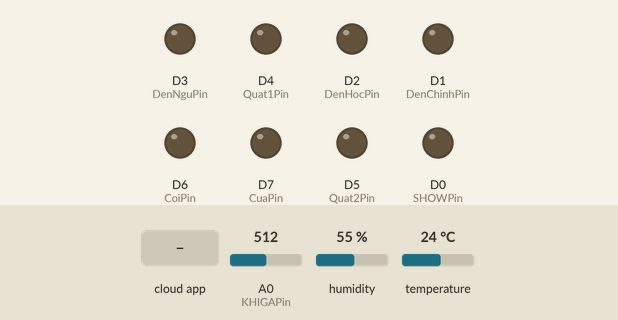
The sketch below on a simulated ESP8266 (NodeMCU). Shown: output pins drawn as LEDs (lit = HIGH). The test bench sets the inputs (shaded band); at power-on: A0 (KHIGAPin) = 512, humidity 55 %, temperature 24 °C. WiFi joins after 1.5 s; servers stay silent unless stated; the Firebase database answers and starts empty; what the sketch prints to the serial monitor is not drawn.

Above: at 2.8 s.
2.9 s: the phone or cloud app sets Cua to ON
At 4.5 s:
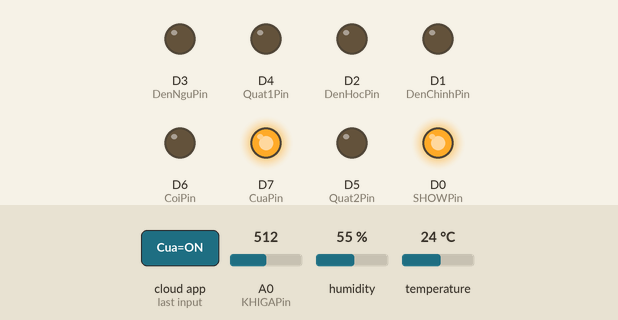
9.5 s: the phone or cloud app sets DenChinh to ON
At 11.4 s:
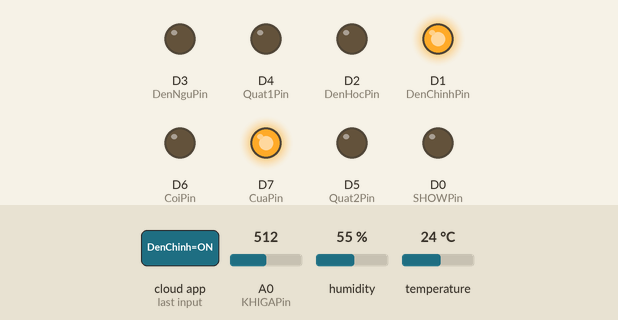
15.0 s: the phone or cloud app sets DenHoc to ON
At 17.4 s:
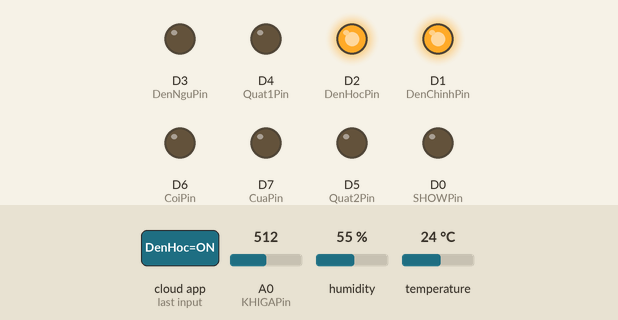
21.9 s: the phone or cloud app sets DenNgu to ON
At 23.7 s:
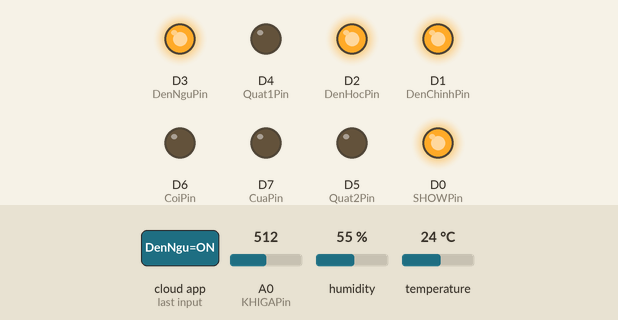
28.8 s: the phone or cloud app sets Quat1 to ON
At 30.5 s:
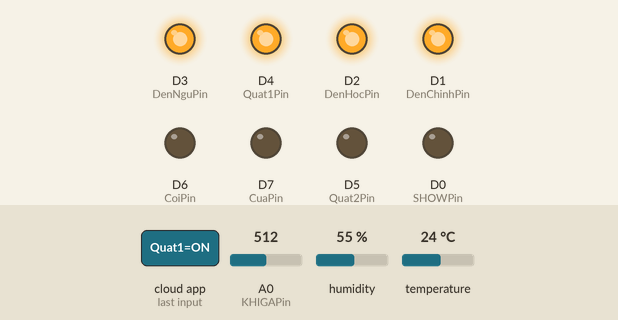
35.7 s: the phone or cloud app sets Quat2 to ON
At 37.3 s:
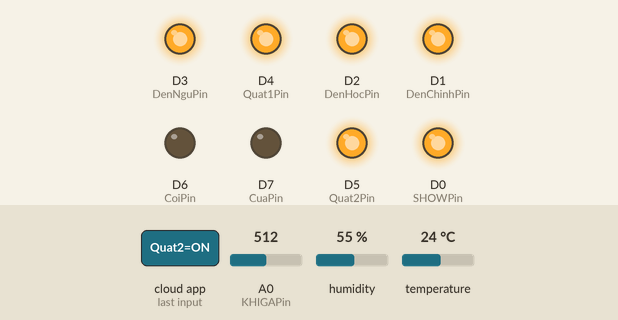
Timing chart, 0 to 43.6 s (numbered marks = the images above; inputs shaded):
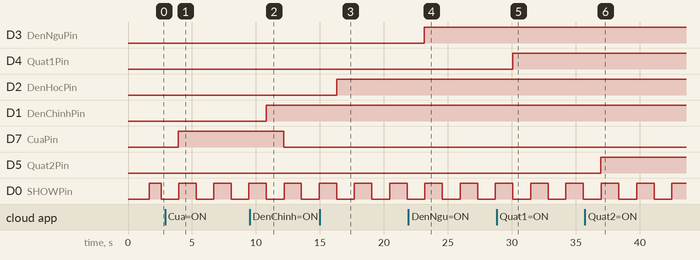

The sketch:

CODE.ino
```cpp
#include <ESP8266WiFi.h>
#include "FirebaseESP8266.h"
#include <ArduinoJson.h>

#define FIREBASE_HOST "vanthosmarthome-default-rtdb.firebaseio.com"
#define FIREBASE_AUTH "POKdg7lMHmPJekr89kZcyUSDLkUstHF1dkp6Mcx2"
#define WIFI_SSID "DuNgrobo"
#define WIFI_PASSWORD "Hoianhdauphong"

#define SHOWPin D0
#define DenChinhPin D1
#define DenHocPin D2
#define DenNguPin D3
#define Quat1Pin D4
#define Quat2Pin D5
#define CoiPin D6
#define CuaPin D7

#define KHIGAPin A0
#include "DHT.h"
#define DHTPIN D8
#define DHTTYPE DHT11
DHT dht(DHTPIN, DHTTYPE);


FirebaseData firebaseData;
String path = "/";
FirebaseJson json;
long long last = 0, timerCua = 0;
int a=1,b=1;

String Cua = "OFF", DenChinh = "OFF", DenHoc = "OFF", DenNgu = "OFF", Quat1 = "OFF", Quat2 = "OFF";
String KhiGa = "45", NhietDo = "28", DoAm = "30";

void ReadDataToFirebase();
void WriteDataToFirebase(String NhietDo, String DoAm, String KhiGa);
void HandleRelay();

void setup()
{
  pinMode(SHOWPin, OUTPUT);
  pinMode(DenChinhPin, OUTPUT);
  pinMode(DenNguPin, OUTPUT);
  pinMode(DenHocPin, OUTPUT);
  pinMode(Quat1Pin, OUTPUT);
  pinMode(Quat2Pin, OUTPUT);
  pinMode(CoiPin, OUTPUT);
  pinMode(CuaPin, OUTPUT);
  Serial.begin(9600);

  digitalWrite(SHOWPin, 0);
  digitalWrite(DenChinhPin, 0);
  digitalWrite(DenNguPin, 0);
  digitalWrite(DenHocPin, 0);
  digitalWrite(Quat1Pin, 0);
  digitalWrite(Quat2Pin, 0);
  digitalWrite(CoiPin, 0);
  digitalWrite(CuaPin, 0);

  WiFi.begin(WIFI_SSID, WIFI_PASSWORD);
  Serial.print("connecting");
  while (WiFi.status() != WL_CONNECTED) {
    Serial.print(".");
    delay(500);
  }
  Serial.println();
  Serial.print("connected: ") ;
  Serial.println(WiFi.localIP());

  Firebase.begin(FIREBASE_HOST, FIREBASE_AUTH);
  Firebase.reconnectWiFi(true);
  if (!Firebase.beginStream(firebaseData, path))
  {
    Serial.println("REASON:+ " + firebaseData.errorReason());
    Serial.println();
  }
  last = millis();

  dht.begin();

}

void loop()
{
  int d = dht.readHumidity();
  int t = dht.readTemperature();
  int k = analogRead(KHIGAPin) / 10.0 - 20;
  if (k > 65) digitalWrite(CoiPin, 1);
  else digitalWrite(CoiPin, 0);
  NhietDo = String(t);
  DoAm = String(d);
  KhiGa = String(k);

  digitalWrite(SHOWPin, !digitalRead(SHOWPin));
  WriteDataToFirebase( NhietDo , DoAm,  KhiGa);
  ReadDataToFirebase();
  HandleRelay();
  Serial.println("Cua " + Cua + "DenChinh " + DenChinh + "DenHoc " + DenHoc + "DenNgu " + DenNgu + "Quat1 " + Quat1 + "Quat2 " + Quat2);
  Serial.println("NhietDO " + NhietDo + " DoAm " + DoAm + " KhiGa " + KhiGa);

}
void HandleRelay()
{
  if (Cua == "ON")
  {
    if(a==0)
    {
      a=1;
      timerCua=millis();
    }
    if(millis()-timerCua > 8000)
    {
      digitalWrite(CuaPin, 0);
    }
    else
    {
       digitalWrite(CuaPin, 1);
    }

  }
  else
  {
    digitalWrite(CuaPin, 0);
    a=0;
  }

  if (DenChinh == "ON")
  {
    digitalWrite(DenChinhPin, 1);
  }
  else
  {
    digitalWrite(DenChinhPin, 0);
  }
  if (DenHoc == "ON")
  {
    digitalWrite(DenHocPin, 1);
  }
  else
  {
    digitalWrite(DenHocPin, 0);
  }
  if (DenNgu == "ON")
  {
    digitalWrite(DenNguPin, 1);
  }
  else
  {
    digitalWrite(DenNguPin, 0);
  }
  if (Quat1 == "ON")
  {
    digitalWrite(Quat1Pin, 1);
  }
  else
  {
    digitalWrite(Quat1Pin, 0);
  }
  if (Quat2 == "ON")
  {
    digitalWrite(Quat2Pin, 1);
  }
  else
  {
    digitalWrite(Quat2Pin, 0);
  }
}
void ReadDataToFirebase()
{
  if (Firebase.getString(firebaseData, path + "/Cua"))
  {
    Cua = firebaseData.stringData();
  }
  if (Firebase.getString(firebaseData, path + "/DenChinh"))
  {
    DenChinh = firebaseData.stringData();
  }
  if (Firebase.getString(firebaseData, path + "/DenHoc"))
  {
    DenHoc = firebaseData.stringData();
  }
  if (Firebase.getString(firebaseData, path + "/DenNgu"))
  {
    DenNgu = firebaseData.stringData();
  }
  if (Firebase.getString(firebaseData, path + "/Quat1"))
  {
    Quat1 = firebaseData.stringData();
  }
  if (Firebase.getString(firebaseData, path + "/Quat2"))
  {
    Quat2 = firebaseData.stringData();
  }
}
void WriteDataToFirebase(String nhietdo, String doam, String khiga)
{
  if (millis() - last > 500)
  {
    Firebase.setString(firebaseData, path + "/KhiGa", khiga);
    Firebase.setString(firebaseData, path + "/NhietDo", nhietdo);
    Firebase.setString(firebaseData, path + "/DoAm", doam);
    //    NhietDo = String(random(15, 45));
    //    KhiGa = String(random(30, 90));
    //    DoAm = String(random(10, 80));
    last = millis();
  }
}
```

Measured:
- after the input at 2.9 s, D7 (CuaPin): LOW → HIGH after 1.0 s
- after the input at 9.5 s, D1 (DenChinhPin): LOW → HIGH after 1.3 s
- after the input at 15.0 s, D2 (DenHocPin): LOW → HIGH after 1.3 s
- after the input at 21.9 s, D3 (DenNguPin): LOW → HIGH after 1.3 s
- after the input at 28.8 s, D4 (Quat1Pin): LOW → HIGH after 1.3 s
- after the input at 35.7 s, D5 (Quat2Pin): LOW → HIGH after 1.2 s
- by itself, D0 (SHOWPin): alternates HIGH for 1.4 s and LOW for 1.4 s
